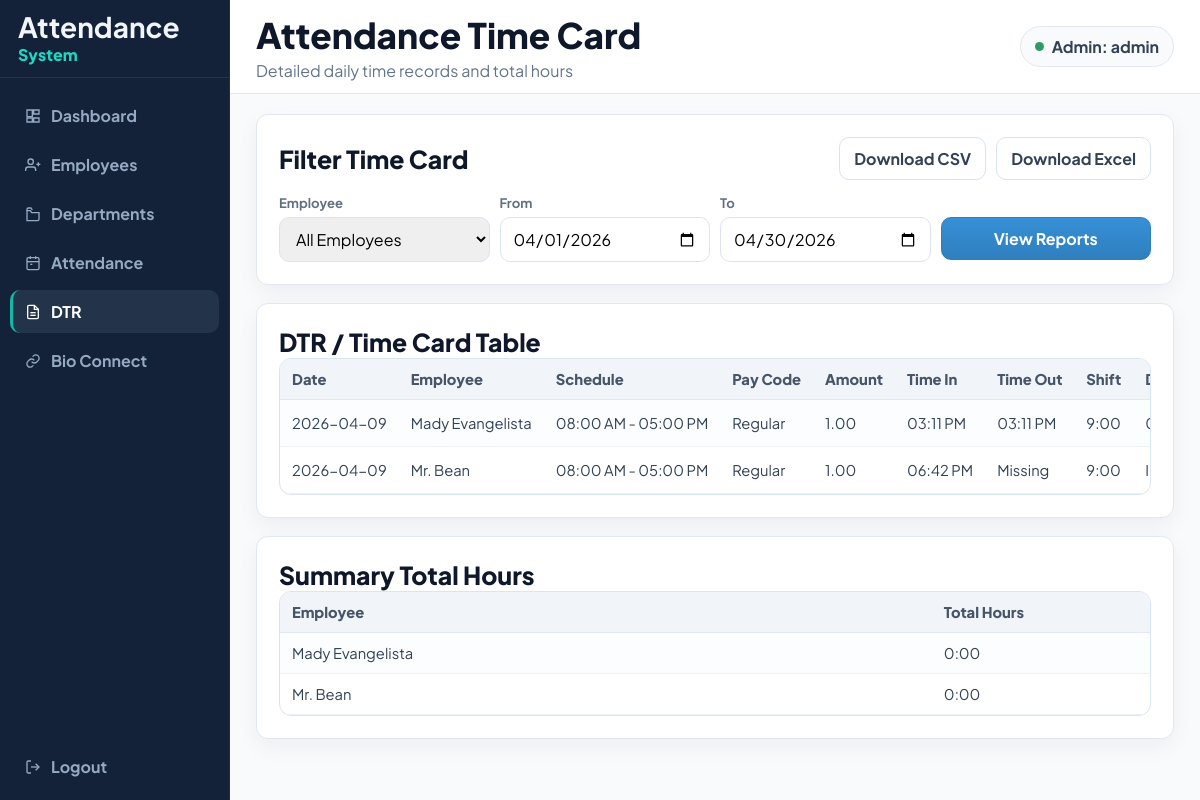
The page /admin/dtr.php (signed in) on the database its author committed.
### tables this page shows
CREATE TABLE IF NOT EXISTS `attendance` (
  `id` int NOT NULL AUTO_INCREMENT,
  `employee_key` varchar(50) DEFAULT NULL,
  `date` date DEFAULT NULL,
  `schedule_start` time DEFAULT NULL,
  `schedule_end` time DEFAULT NULL,
  `pay_code` varchar(50) DEFAULT NULL,
  `amount` decimal(5,2) DEFAULT NULL,
  `time_in` time DEFAULT NULL,
  `time_out` time DEFAULT NULL,
  `absence` varchar(50) DEFAULT NULL,
  `transfer` varchar(50) DEFAULT NULL,
  PRIMARY KEY (`id`)
);

CREATE TABLE IF NOT EXISTS `employees` (
  `id` int NOT NULL AUTO_INCREMENT,
  `employee_key` varchar(50) NOT NULL,
  `name` varchar(100) NOT NULL,
  `department` varchar(100) NOT NULL,
  `position` varchar(100) NOT NULL,
  `email` varchar(150) NOT NULL,
  `mobile` varchar(20) NOT NULL,
  `shift_in` time NOT NULL,
  `shift_out` time NOT NULL,
  `status` enum('Active','Inactive') NOT NULL DEFAULT 'Active',
  PRIMARY KEY (`id`),
  UNIQUE KEY `employee_key` (`employee_key`)
);

### admin/dtr.php (the view, shortened to what this page needs)
<?php
$pdo = get_pdo_connection();
function e(string $value): string {
    return htmlspecialchars($value, ENT_QUOTES, 'UTF-8');
}
function toMinutes(?string $time): ?int {
    if (!$time) return null;
    $formats = ['Y-m-d H:i:s', 'H:i:s', 'H:i'];
    foreach ($formats as $format) {
        $clock = DateTime::createFromFormat($format, $time);
        if ($clock) {
            return ((int)$clock->format('H') * 60) + (int)$clock->format('i');
        }
    }
    return null;
}
function durationMinutes(?string $start, ?string $end): ?int {
    $start = toMinutes($start);
    $end = toMinutes($end);
    if ($start === null || $end === null) return null;
    return $end - $start;
}
function formatMinutes(int $m): string {
    return intdiv($m, 60) . ':' . str_pad((string)($m % 60), 2, '0', STR_PAD_LEFT);
}
function formatClock(?string $time): string {
    $formats = ['Y-m-d H:i:s', 'H:i:s', 'H:i'];
    foreach ($formats as $format) {
        $clock = DateTime::createFromFormat($format, $time);
        if ($clock) {
            return $clock->format('h:i A');
        }
    }
    return '-';
}
$defaultFrom = date('Y-m-01');
$defaultTo = date('Y-m-t');
$selectedEmployee = $_GET['employee'] ?? 'all';
$fromDate = $_GET['from'] ?? $defaultFrom;
$toDate = $_GET['to'] ?? $defaultTo;
$employees = ['all' => 'All Employees'];
$stmt = $pdo->query("SELECT employee_key, name FROM employees ORDER BY name ASC");
while ($row = $stmt->fetch(PDO::FETCH_ASSOC)) {
    $employees[$row['employee_key']] = $row['name'];
}
$sql = "
SELECT a.*, e.name AS employee_name
FROM attendance a
JOIN employees e ON a.employee_key = e.employee_key
WHERE a.date BETWEEN :from AND :to
";
$params = [
    ':from' => $fromDate,
    ':to' => $toDate
];
$sql .= " ORDER BY e.name, a.date";
$stmt = $pdo->prepare($sql);
$stmt->execute($params);
$records = $stmt->fetchAll(PDO::FETCH_ASSOC);
$runningTotals = [];
$summaryTotals = [];
$rows = [];
foreach ($records as $r) {
    $key = $r['employee_key'];
    $shift = durationMinutes($r['schedule_start'], $r['schedule_end']);
    $daily = durationMinutes($r['time_in'], $r['time_out']);
    if (!isset($runningTotals[$key])) $runningTotals[$key] = 0;
    if (!isset($summaryTotals[$key])) {
        $summaryTotals[$key] = ['name' => $r['employee_name'], 'minutes' => 0];
    }
    if ($daily !== null) {
        $runningTotals[$key] += $daily;
        $summaryTotals[$key]['minutes'] += $daily;
    }
    $absence = $r['absence'] ?? 'None';
    $rows[] = [
        'date' => $r['date'],
        'employee' => $r['employee_name'],
        'schedule' => formatClock($r['schedule_start']) . ' - ' . formatClock($r['schedule_end']),
        'pay' => $r['pay_code'] ?? 'Regular',
        'amount' => $r['amount'] ?? '1.00',
        'in' => formatClock($r['time_in']),
        'out' => $r['time_out'] ? formatClock($r['time_out']) : 'Missing',
        'shift' => $shift !== null ? formatMinutes($shift) : '-',
        'daily' => $daily !== null ? formatMinutes($daily) : 'Incomplete',
        'period' => formatMinutes($runningTotals[$key]),
        'absence' => $absence,
        'transfer' => $r['transfer'] ?? 'HQ'
    ];
}
$adminName = $_SESSION['admin_name'] ?? 'Admin';
?>
<!DOCTYPE html>
<html lang="en">
<head>
  <link rel="stylesheet" href="../assets/style.css">
</head>
<body>
  <div class="dashboard-layout">
    <aside class="dashboard-sidebar">
      <div class="dashboard-brand">
        <div>
          <strong>Attendance</strong>
          <span>System</span>
        </div>
      </div>
      <nav class="dashboard-nav" aria-label="Main Navigation">
        <div class="dashboard-nav-main">
          <a href="dashboard.php" class="dashboard-nav-link">
            <svg class="nav-icon" viewBox="0 0 24 24" fill="none" stroke="currentColor" stroke-width="2"><path d="M3 13h8V3H3z"></path><path d="M13 21h8v-6h-8z"></path><path d="M13 3h8v6h-8z"></path><path d="M3 21h8v-6H3z"></path></svg>
            Dashboard
          </a>
          <a href="employees.php" class="dashboard-nav-link">
            <svg class="nav-icon" viewBox="0 0 24 24" fill="none" stroke="currentColor" stroke-width="2"><path d="M16 21v-2a4 4 0 0 0-4-4H5a4 4 0 0 0-4 4v2"></path><circle cx="8.5" cy="7" r="4"></circle><path d="M20 8v6"></path><path d="M23 11h-6"></path></svg>
            Employees
          </a>
          <a href="departments.php" class="dashboard-nav-link">
            <svg class="nav-icon" viewBox="0 0 24 24" fill="none" stroke="currentColor" stroke-width="2"><path d="M3 7h5l2 3h11v10a2 2 0 0 1-2 2H3z"></path><path d="M3 7V5a2 2 0 0 1 2-2h4l2 3"></path></svg>
            Departments
          </a>
          <a href="attendance.php" class="dashboard-nav-link">
            <svg class="nav-icon" viewBox="0 0 24 24" fill="none" stroke="currentColor" stroke-width="2"><rect x="3" y="4" width="18" height="18" rx="2"></rect><path d="M16 2v4"></path><path d="M8 2v4"></path><path d="M3 10h18"></path><path d="M8 14h3"></path></svg>
            Attendance
          </a>
          <a href="dtr.php" class="dashboard-nav-link active">
            <svg class="nav-icon" viewBox="0 0 24 24" fill="none" stroke="currentColor" stroke-width="2"><path d="M14 2H6a2 2 0 0 0-2 2v16a2 2 0 0 0 2 2h12a2 2 0 0 0 2-2V8z"></path><path d="M14 2v6h6"></path><path d="M8 13h8"></path><path d="M8 17h8"></path></svg>
            DTR
          </a>
          <a href="scanner/bio_connect.php" class="dashboard-nav-link">
            <svg class="nav-icon" viewBox="0 0 24 24" fill="none" stroke="currentColor" stroke-width="2"><path d="M10 13a5 5 0 0 0 7.54.54l2.12-2.12a5 5 0 1 0-7.07-7.07L11.4 5.5"></path><path d="M14 11a5 5 0 0 0-7.54-.54L4.34 12.6a5 5 0 1 0 7.07 7.07l1.13-1.13"></path></svg>
            Bio Connect
          </a>
        </div>
        <div class="dashboard-nav-bottom">
          <a href="logout.php" class="dashboard-nav-link js-logout-link">
            <svg class="nav-icon" viewBox="0 0 24 24" fill="none" stroke="currentColor" stroke-width="2"><path d="M9 21H5a2 2 0 0 1-2-2V5a2 2 0 0 1 2-2h4"></path><path d="M16 17l5-5-5-5"></path><path d="M21 12H9"></path></svg>
            Logout
          </a>
        </div>
      </nav>
    </aside>
    <main class="dashboard-main">
      <header class="dashboard-header">
        <div>
          <h1 class="dashboard-title">Attendance Time Card</h1>
          <p class="dashboard-subtitle">Detailed daily time records and total hours</p>
        </div>
        <div class="dashboard-profile-pill">
          <span class="dot" aria-hidden="true"></span>
          Admin: <?= e($adminName) ?>
        </div>
      </header>
      <section class="dashboard-content">
        <article class="dashboard-panel employee-panel">
          <div class="employee-panel-head">
            <h2 class="panel-title">Filter Time Card</h2>
            <div class="quick-actions">
              <a class="qa-btn qa-secondary" href="?employee=<?= urlencode((string)$selectedEmployee) ?>&amp;from=<?= urlencode($fromDate) ?>&amp;to=<?= urlencode($toDate) ?>&amp;download=csv">Download CSV</a>
              <a class="qa-btn qa-secondary" href="?employee=<?= urlencode((string)$selectedEmployee) ?>&amp;from=<?= urlencode($fromDate) ?>&amp;to=<?= urlencode($toDate) ?>&amp;download=xls">Download Excel</a>
            </div>
          </div>
          <form method="GET" class="attendance-filter">
            <div>
              <label for="employee">Employee</label>
              <select id="employee" name="employee">
                <?php foreach ($employees as $k => $v): ?>
                  <option value="<?= e((string)$k) ?>" <?= $k == $selectedEmployee ? 'selected' : '' ?>>
                    <?= e($v) ?>
                  </option>
                <?php endforeach; ?>
              </select>
            </div>
            <div>
              <label for="from">From</label>
              <input class="input" id="from" name="from" type="date" value="<?= e($fromDate) ?>">
            </div>
            <div>
              <label for="to">To</label>
              <input class="input" id="to" name="to" type="date" value="<?= e($toDate) ?>">
            </div>
            <div>
              <label>&nbsp;</label>
              <button class="btn-primary" type="submit">View Reports</button>
            </div>
          </form>
        </article>
        <article class="dashboard-panel employee-panel">
          <h2 class="panel-title">DTR / Time Card Table</h2>
          <div class="table-wrap">
            <table class="timecard employee-table">
              <thead>
                <tr>
                  <th>Date</th>
                  <th>Employee</th>
                  <th>Schedule</th>
                  <th>Pay Code</th>
                  <th>Amount</th>
                  <th>Time In</th>
                  <th>Time Out</th>
                  <th>Shift</th>
                  <th>Daily Total</th>
                </tr>
              </thead>
              <tbody>
                <?php if (count($rows) > 0): ?>
                  <?php foreach ($rows as $r): ?>
                    <tr>
                      <td><?= e($r['date']) ?></td>
                      <td><?= e($r['employee']) ?></td>
                      <td><?= e($r['schedule']) ?></td>
                      <td><?= e($r['pay']) ?></td>
                      <td><?= e((string)$r['amount']) ?></td>
                      <td><?= e($r['in']) ?></td>
                      <td><?= e($r['out']) ?></td>
                      <td><?= e($r['shift']) ?></td>
                      <td><?= e($r['daily']) ?></td>
                    </tr>
                  <?php endforeach; ?>
                <?php else: ?>
                  <tr>
                    <td colspan="12">No attendance records found.</td>
                  </tr>
                <?php endif; ?>
              </tbody>
            </table>
          </div>
        </article>
        <article class="dashboard-panel employee-panel">
          <h2 class="panel-title">Summary Total Hours</h2>
          <div class="table-wrap">
            <table class="timecard employee-table">
              <thead>
                <tr>
                  <th>Employee</th>
                  <th>Total Hours</th>
                </tr>
              </thead>
              <tbody>
                <?php if (count($summaryTotals) > 0): ?>
                  <?php foreach ($summaryTotals as $s): ?>
                    <tr>
                      <td><?= e($s['name']) ?></td>
                      <td><?= e(formatMinutes($s['minutes'])) ?></td>
                    </tr>
                  <?php endforeach; ?>
                <?php else: ?>
                  <tr>
                    <td colspan="2">No summary data available.</td>
                  </tr>
                <?php endif; ?>
              </tbody>
            </table>
          </div>
        </article>
      </section>
    </main>
  </div>
</body>
</html>

### rows shown on the page
attendance: date "2026-04-09", employees.name "Mady Evangelista", schedule "08:00 AM - 05:00 PM", pay_code "Regular", amount "1.00", in "03:11 PM", out "03:11 PM", shift "9:00"
attendance: date "2026-04-09", employees.name "Mr. Bean", schedule "08:00 AM - 05:00 PM", pay_code "Regular", amount "1.00", in "06:42 PM", out "Missing", shift "9:00"

### other values the page prints
$adminName "admin"
$s['name'] "Mady Evangelista"
formatMinutes($s['minutes']) "0:00"
$s['name'] "Mr. Bean"
form field employee "All Employees"
